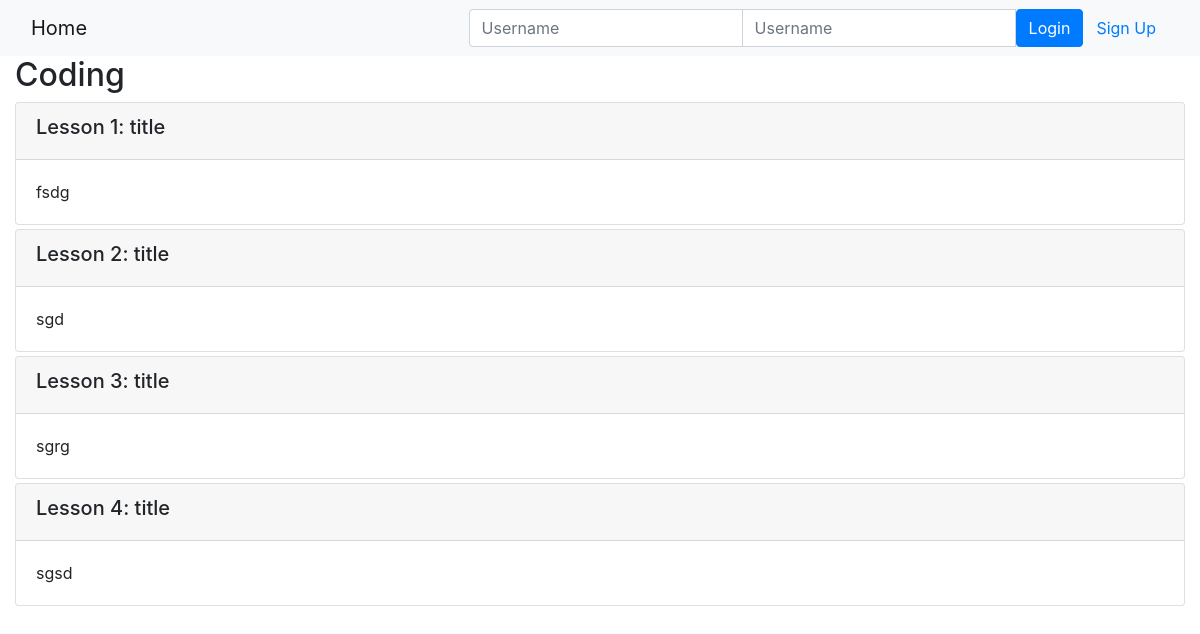
/onlinecourse/1/, run on an earlier commit of the app's database.
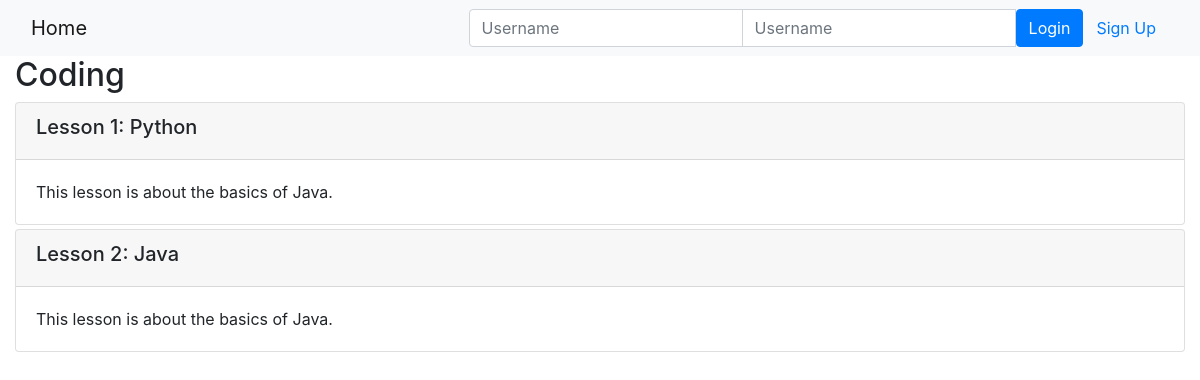
And on a later commit of the database.
### onlinecourse/models.py (models this page shows)
class Lesson(models.Model):
    title = models.CharField(max_length=200, default="title")
    order = models.IntegerField(default=0)
    course = models.ForeignKey(Course, on_delete=models.CASCADE)
    content = models.TextField()

### onlinecourse/views.py (the view)
# urls.py: path('<int:pk>/', views.CourseDetailView.as_view(), name='course_details'),
class CourseDetailView(generic.DetailView):
    model = Course
    template_name = 'onlinecourse/course_detail_bootstrap.html'

### onlinecourse/templates/onlinecourse/course_detail_bootstrap.html (shortened to what this page needs)
<!DOCTYPE html>
<html lang="en">
<head>
     {% load static %}
    <link rel="stylesheet" href="https://maxcdn.bootstrapcdn.com/bootstrap/4.5.2/css/bootstrap.min.css">
</head>
<body>
    <nav class="navbar navbar-light bg-light">
        <div class="container-fluid">
            <div class="navbar-header">
                  <a class="navbar-brand" href="{% url 'onlinecourse:index' %}">Home</a>
            </div>
            <ul class="nav navbar-nav navbar-right">
                {% if user.is_authenticated %}
                <li>
                    <a class="btn btn-link" href="#">{{ user.first_name }}({{ user.username }})</a>
                    <a class="btn btn-link" href="{% url 'onlinecourse:logout' %}">Logout</a>
                </li>
                {% else %}
                <li>
                    <form class="form-inline" action="{% url 'onlinecourse:login' %}" method="post">
                        <div class="input-group">
                            <input type="text" class="form-control" placeholder="Username" name="username" >
                            <input type="password" class="form-control" placeholder="Username" name="psw" >
                            <button class="btn btn-primary" type="submit">Login</button>
                            <a class="btn btn-link" href="{% url 'onlinecourse:registration' %}">Sign Up</a>
                        </div>
                    </form>
                </li>
                {% endif %}
            </ul>
        </div>
    </nav>
    <div class="container-fluid">
        <h2>{{ course.name }}</h2>
        <div class="card-columns-vertical">
            {% for lesson in course.lesson_set.all %}
                <div class="card mt-1">
                    <div class="card-header"><h5>Lesson {{lesson.order|add:1}}: {{lesson.title}}</h5></div>
                    <div class="card-body">{{lesson.content}}</div>
                </div>
            {% endfor %}
        </div>
    </div>
</body>
</html>

What changed in the data, as far as the page shows it:
removed Lesson: order|add "1", title "title", content "fsdg"
removed Lesson: order|add "2", title "title", content "sgd"
removed Lesson: order|add "3", title "title", content "sgrg"
removed Lesson: order|add "4", title "title", content "sgsd"
added Lesson: order|add "1", title "Python", content "This lesson is about the basics of Java."
added Lesson: order|add "2", title "Java", content "This lesson is about the basics of Java."
